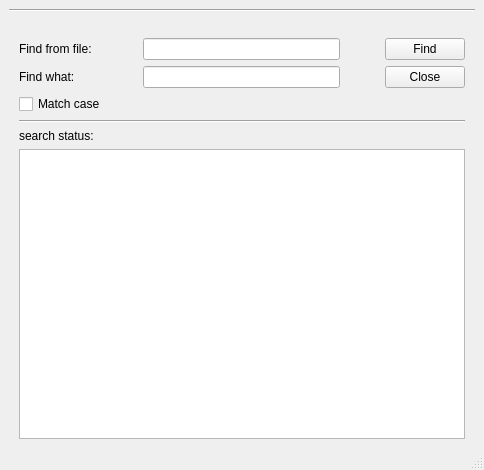
<?xml version="1.0" encoding="UTF-8"?>
<ui version="4.0">
 <class>MainWindow</class>
 <widget class="QMainWindow" name="MainWindow">
  <property name="geometry">
   <rect>
    <x>0</x>
    <y>0</y>
    <width>484</width>
    <height>470</height>
   </rect>
  </property>
  <property name="minimumSize">
   <size>
    <width>350</width>
    <height>350</height>
   </size>
  </property>
  <property name="maximumSize">
   <size>
    <width>700</width>
    <height>600</height>
   </size>
  </property>
  <property name="windowTitle">
   <string>MainWindow</string>
  </property>
  <widget class="QWidget" name="centralwidget">
   <layout class="QVBoxLayout" name="verticalLayout_2">
    <item>
     <widget class="Line" name="line_2">
      <property name="orientation">
       <enum>Qt::Horizontal</enum>
      </property>
     </widget>
    </item>
    <item>
     <layout class="QVBoxLayout" name="verticalLayout">
      <property name="leftMargin">
       <number>10</number>
      </property>
      <property name="topMargin">
       <number>20</number>
      </property>
      <property name="rightMargin">
       <number>10</number>
      </property>
      <item>
       <layout class="QHBoxLayout" name="horizontalLayout" stretch="3,5,1,2">
        <item>
         <widget class="QLabel" name="label">
          <property name="text">
           <string>Find from file:</string>
          </property>
         </widget>
        </item>
        <item>
         <widget class="QLineEdit" name="lineEditFileName"/>
        </item>
        <item>
         <spacer name="horizontalSpacer">
          <property name="orientation">
           <enum>Qt::Horizontal</enum>
          </property>
          <property name="sizeHint" stdset="0">
           <size>
            <width>40</width>
            <height>20</height>
           </size>
          </property>
         </spacer>
        </item>
        <item>
         <widget class="QPushButton" name="pushButtonFind">
          <property name="text">
           <string>Find</string>
          </property>
         </widget>
        </item>
       </layout>
      </item>
      <item>
       <layout class="QHBoxLayout" name="horizontalLayout_2" stretch="3,5,1,2">
        <item>
         <widget class="QLabel" name="label_2">
          <property name="text">
           <string>Find what:</string>
          </property>
         </widget>
        </item>
        <item>
         <widget class="QLineEdit" name="lineEditSearchTerm"/>
        </item>
        <item>
         <spacer name="horizontalSpacer_2">
          <property name="orientation">
           <enum>Qt::Horizontal</enum>
          </property>
          <property name="sizeHint" stdset="0">
           <size>
            <width>40</width>
            <height>20</height>
           </size>
          </property>
         </spacer>
        </item>
        <item>
         <widget class="QPushButton" name="pushButtonClose">
          <property name="text">
           <string>Close</string>
          </property>
         </widget>
        </item>
       </layout>
      </item>
      <item>
       <widget class="QCheckBox" name="checkBoxMatchCap">
        <property name="text">
         <string>Match case</string>
        </property>
       </widget>
      </item>
      <item>
       <widget class="Line" name="line">
        <property name="orientation">
         <enum>Qt::Horizontal</enum>
        </property>
       </widget>
      </item>
      <item>
       <widget class="QLabel" name="label_3">
        <property name="text">
         <string>search status:</string>
        </property>
       </widget>
      </item>
      <item>
       <widget class="QTextBrowser" name="textBrowserResult"/>
      </item>
     </layout>
    </item>
   </layout>
  </widget>
  <widget class="QMenuBar" name="menubar">
   <property name="geometry">
    <rect>
     <x>0</x>
     <y>0</y>
     <width>484</width>
     <height>22</height>
    </rect>
   </property>
  </widget>
  <widget class="QStatusBar" name="statusbar"/>
 </widget>
 <resources/>
 <connections>
  <connection>
   <sender>pushButtonClose</sender>
   <signal>clicked()</signal>
   <receiver>MainWindow</receiver>
   <slot>close()</slot>
   <hints>
    <hint type="sourcelabel">
     <x>420</x>
     <y>131</y>
    </hint>
    <hint type="destinationlabel">
     <x>423</x>
     <y>148</y>
    </hint>
   </hints>
  </connection>
 </connections>
</ui>
